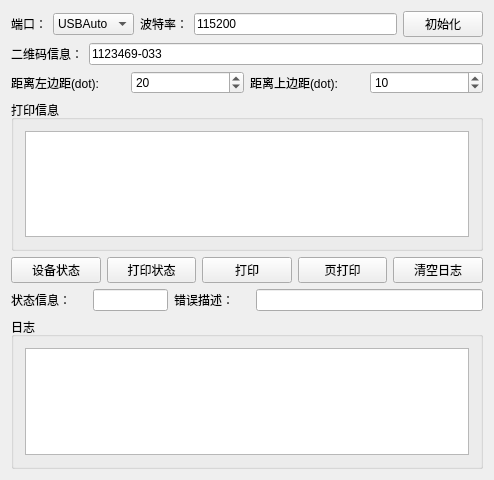
<?xml version="1.0" encoding="UTF-8"?>
<ui version="4.0">
 <class>Widget</class>
 <widget class="QWidget" name="Widget">
  <property name="geometry">
   <rect>
    <x>0</x>
    <y>0</y>
    <width>494</width>
    <height>480</height>
   </rect>
  </property>
  <property name="windowTitle">
   <string>Widget</string>
  </property>
  <layout class="QVBoxLayout" name="verticalLayout">
   <item>
    <layout class="QHBoxLayout" name="horizontalLayout_7">
     <item>
      <widget class="QLabel" name="label">
       <property name="text">
        <string>端口：</string>
       </property>
      </widget>
     </item>
     <item>
      <widget class="QComboBox" name="cmb_Port">
       <item>
        <property name="text">
         <string>USBAuto</string>
        </property>
       </item>
       <item>
        <property name="text">
         <string>ComAuto</string>
        </property>
       </item>
      </widget>
     </item>
     <item>
      <widget class="QLabel" name="label_2">
       <property name="text">
        <string>波特率：</string>
       </property>
      </widget>
     </item>
     <item>
      <widget class="QLineEdit" name="edt_Rate">
       <property name="text">
        <string>115200</string>
       </property>
       <property name="readOnly">
        <bool>false</bool>
       </property>
      </widget>
     </item>
     <item>
      <widget class="QPushButton" name="btn_initPrint">
       <property name="sizePolicy">
        <sizepolicy hsizetype="Minimum" vsizetype="Expanding">
         <horstretch>0</horstretch>
         <verstretch>0</verstretch>
        </sizepolicy>
       </property>
       <property name="text">
        <string>初始化</string>
       </property>
      </widget>
     </item>
    </layout>
   </item>
   <item>
    <layout class="QHBoxLayout" name="horizontalLayout">
     <item>
      <widget class="QLabel" name="label_3">
       <property name="text">
        <string>二维码信息：</string>
       </property>
      </widget>
     </item>
     <item>
      <widget class="QLineEdit" name="edt_QRcode">
       <property name="text">
        <string>1123469-033</string>
       </property>
       <property name="readOnly">
        <bool>true</bool>
       </property>
      </widget>
     </item>
    </layout>
   </item>
   <item>
    <layout class="QHBoxLayout" name="horizontalLayout_6">
     <item>
      <widget class="QLabel" name="label_6">
       <property name="text">
        <string>距离左边距(dot):</string>
       </property>
      </widget>
     </item>
     <item>
      <widget class="QSpinBox" name="spb_LeftOffset">
       <property name="minimum">
        <number>1</number>
       </property>
       <property name="maximum">
        <number>80</number>
       </property>
       <property name="value">
        <number>20</number>
       </property>
      </widget>
     </item>
     <item>
      <widget class="QLabel" name="label_7">
       <property name="text">
        <string>距离上边距(dot):</string>
       </property>
      </widget>
     </item>
     <item>
      <widget class="QSpinBox" name="spb_TopOffset">
       <property name="minimum">
        <number>1</number>
       </property>
       <property name="maximum">
        <number>50</number>
       </property>
       <property name="value">
        <number>10</number>
       </property>
      </widget>
     </item>
    </layout>
   </item>
   <item>
    <widget class="QGroupBox" name="groupBox">
     <property name="title">
      <string>打印信息</string>
     </property>
     <layout class="QHBoxLayout" name="horizontalLayout_2">
      <item>
       <widget class="QTextEdit" name="textEdit">
        <property name="placeholderText">
         <string/>
        </property>
       </widget>
      </item>
     </layout>
    </widget>
   </item>
   <item>
    <layout class="QHBoxLayout" name="horizontalLayout_4">
     <item>
      <widget class="QPushButton" name="btn_devStatus">
       <property name="text">
        <string>设备状态</string>
       </property>
      </widget>
     </item>
     <item>
      <widget class="QPushButton" name="btn_PrintStatus">
       <property name="text">
        <string>打印状态</string>
       </property>
      </widget>
     </item>
     <item>
      <widget class="QPushButton" name="btn_print">
       <property name="text">
        <string>打印</string>
       </property>
      </widget>
     </item>
     <item>
      <widget class="QPushButton" name="pushButton">
       <property name="text">
        <string>页打印</string>
       </property>
      </widget>
     </item>
     <item>
      <widget class="QPushButton" name="btn_clearLog">
       <property name="text">
        <string>清空日志</string>
       </property>
      </widget>
     </item>
    </layout>
   </item>
   <item>
    <layout class="QHBoxLayout" name="horizontalLayout_3" stretch="1,1,1,3">
     <item>
      <widget class="QLabel" name="label_4">
       <property name="text">
        <string>状态信息：</string>
       </property>
      </widget>
     </item>
     <item>
      <widget class="QLineEdit" name="edt_StatusStr"/>
     </item>
     <item>
      <widget class="QLabel" name="label_5">
       <property name="text">
        <string>错误描述：</string>
       </property>
      </widget>
     </item>
     <item>
      <widget class="QLineEdit" name="edt_StatusInfo"/>
     </item>
    </layout>
   </item>
   <item>
    <widget class="QGroupBox" name="groupBox_2">
     <property name="title">
      <string>日志</string>
     </property>
     <layout class="QHBoxLayout" name="horizontalLayout_5">
      <item>
       <widget class="QTextEdit" name="textEdit_log"/>
      </item>
     </layout>
    </widget>
   </item>
  </layout>
 </widget>
 <layoutdefault spacing="6" margin="11"/>
 <resources/>
 <connections/>
</ui>
